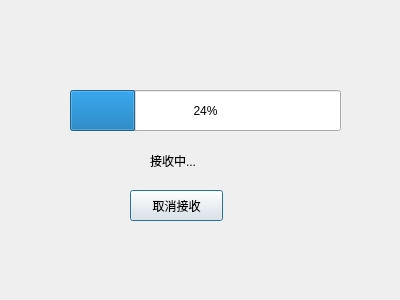
<?xml version="1.0" encoding="UTF-8"?>
<ui version="4.0">
 <class>receivejindutiao</class>
 <widget class="QDialog" name="receivejindutiao">
  <property name="geometry">
   <rect>
    <x>0</x>
    <y>0</y>
    <width>400</width>
    <height>300</height>
   </rect>
  </property>
  <property name="windowTitle">
   <string>Dialog</string>
  </property>
  <widget class="QProgressBar" name="progressBar">
   <property name="geometry">
    <rect>
     <x>70</x>
     <y>90</y>
     <width>271</width>
     <height>41</height>
    </rect>
   </property>
   <property name="value">
    <number>24</number>
   </property>
  </widget>
  <widget class="QPushButton" name="pushButton">
   <property name="geometry">
    <rect>
     <x>130</x>
     <y>190</y>
     <width>93</width>
     <height>31</height>
    </rect>
   </property>
   <property name="styleSheet">
    <string notr="true">font: 12pt &quot;仿宋&quot;;
font: 9pt &quot;Academy Engraved LET&quot;;
font: 9pt &quot;Academy Engraved LET&quot;;</string>
   </property>
   <property name="text">
    <string>取消接收</string>
   </property>
  </widget>
  <widget class="QLabel" name="label">
   <property name="geometry">
    <rect>
     <x>150</x>
     <y>150</y>
     <width>81</width>
     <height>21</height>
    </rect>
   </property>
   <property name="text">
    <string>接收中...</string>
   </property>
  </widget>
 </widget>
 <resources/>
 <connections/>
</ui>
